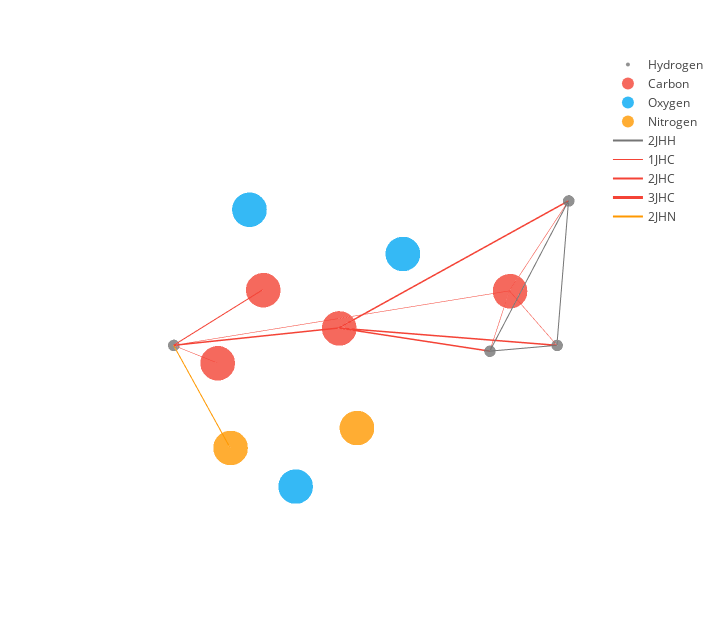

Notebook code for this chart:
### Code cell
molecule = 'dsgdb9nsd_128739'
show_molecule(train_df[train_df['molecule_name'] == molecule], structure_df[structure_df['molecule_name'] == molecule])

### Figure 1 — Plotly figure (JSON) as saved in the notebook; plotly's stock layout.template omitted (floating-point values rounded to 4 significant figures)
{"data": [{"marker": {"color": "#757575", "opacity": 0.8, "size": 4}, "mode": "markers", "name": "Hydrogen", "type": "scatter3d", "uid": "8531f93f-05f6-4936-a769-46df7489cd0f", "x": [1.028, -0.5649, -0.4571, 1.349], "y": [1.781, 1.784, 1.569, -3.578], "z": [0.06265, -0.7303, 1.049, -2.6]}, {"marker": {"color": "#f44336", "opacity": 0.8, "size": 12}, "mode": "markers", "name": "Carbon", "type": "scatter3d", "uid": "19ce4217-376e-4a42-9605-bfb23b20fa58", "x": [0.01901, 0.6078, 1.257, 0.6388], "y": [1.362, -0.5875, -2.513, -2.066], "z": [0.09186, -1.098, -2.41, -1.165]}, {"marker": {"color": "#03a9f4", "opacity": 0.8, "size": 12}, "mode": "markers", "name": "Oxygen", "type": "scatter3d", "uid": "1b37d47e-ab76-403d-a1c2-077806216753", "x": [0.06494, 1.631, 0.2079], "y": [-0.06924, -0.3935, -2.804], "z": [-0.005505, -3.154, -0.3038]}, {"marker": {"color": "#ff9800", "opacity": 0.8, "size": 12}, "mode": "markers", "name": "Nitrogen", "type": "scatter3d", "uid": "144ac74d-4226-4020-a392-cf7942ea88d2", "x": [1.071, 1.717], "y": [0.1875, -1.737], "z": [-2.026, -3.332]}, {"line": {"color": "#757575", "width": 2}, "mode": "lines", "name": "2JHH", "type": "scatter3d", "uid": "b8846fec-0594-4ce8-81ef-6647370a7f5a", "x": [1.028, -0.5649, 1.028, -0.4571, -0.5649, -0.4571], "y": [1.781, 1.784, 1.781, 1.569, 1.784, 1.569], "z": [0.06265, -0.7303, 0.06265, 1.049, -0.7303, 1.049]}, {"line": {"color": "#f44336", "width": 1}, "mode": "lines", "name": "1JHC", "type": "scatter3d", "uid": "afa8fed2-714e-4421-9ee1-3ad6ef87b514", "x": [1.028, 0.01901, -0.5649, 0.01901, -0.4571, 0.01901, 1.349, 1.257], "y": [1.781, 1.362, 1.784, 1.362, 1.569, 1.362, -3.578, -2.513], "z": [0.06265, 0.09186, -0.7303, 0.09186, 1.049, 0.09186, -2.6, -2.41]}, {"line": {"color": "#f44336", "width": 2}, "mode": "lines", "name": "2JHC", "type": "scatter3d", "uid": "474045e9-0a56-4485-b615-8a73920ab716", "x": [1.349, 0.6388], "y": [-3.578, -2.066], "z": [-2.6, -1.165]}, {"line": {"color": "#f44336", "width": 3}, "mode": "lines", "name": "3JHC", "type": "scatter3d", "uid": "472bbb3e-5645-4451-9c77-960b4bb7a9a8", "x": [1.028, 0.6078, -0.5649, 0.6078, -0.4571, 0.6078, 1.349, 0.6078], "y": [1.781, -0.5875, 1.784, -0.5875, 1.569, -0.5875, -3.578, -0.5875], "z": [0.06265, -1.098, -0.7303, -1.098, 1.049, -1.098, -2.6, -1.098]}, {"line": {"color": "#ff9800", "width": 2}, "mode": "lines", "name": "2JHN", "type": "scatter3d", "uid": "1a2cef2f-ea66-4c73-9b79-30698d19b9a8", "x": [1.349, 1.717], "y": [-3.578, -1.737], "z": [-2.6, -3.332]}], "layout": {"height": 640, "margin": {"b": 50, "l": 50, "r": 50, "t": 50}, "scene": {"xaxis": {"showbackground": false, "showgrid": false, "showline": false, "showticklabels": false, "title": {"text": ""}, "zeroline": false}, "yaxis": {"showbackground": false, "showgrid": false, "showline": false, "showticklabels": false, "title": {"text": ""}, "zeroline": false}, "zaxis": {"showbackground": false, "showgrid": false, "showline": false, "showticklabels": false, "title": {"text": ""}, "zeroline": false}}, "showlegend": true, "width": 720}}
